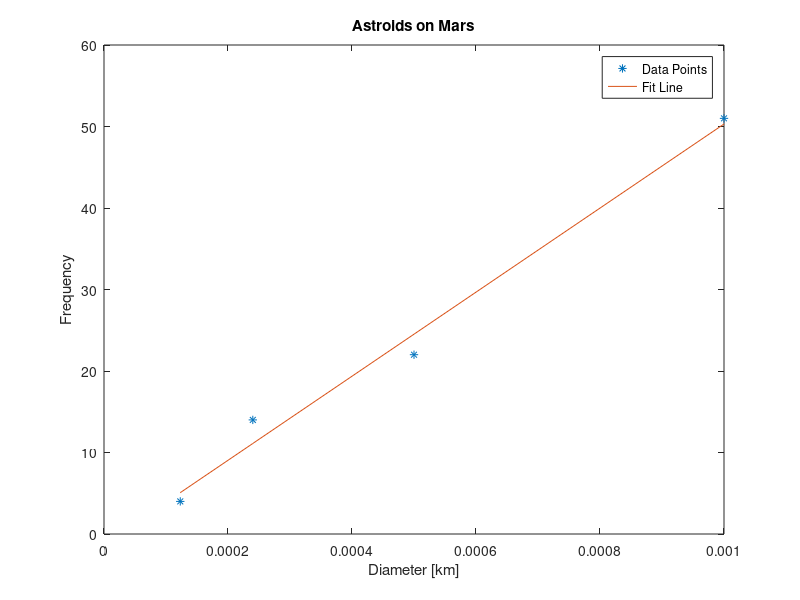

MATLAB code for this plot:
% Author: Ron Guglielmone
% Language: MATLAB R2015
% Date:  Fall 2015
%
% Course: CME100
% School: Stanford University
% Problem Set 4, Problem No. 2
%
% Description:  Fits a line to data
% points that describe the size of craters
% on mars in terms of their diameters.

% Data:
diametersL = [32 45 64 90]; % [m]
recpDiam = [ 0.001 0.0005 0.00024 0.000123]; % [1/m]
x = [0.001 0.0005 0.00024 0.000123];
y = [51 22 14 4];

% Slope for fit:
m = ((x(1)+x(2)+x(3)+x(4)) *...
    (y(1)+y(2)+y(3)+y(4)) -...
    (4*((x(1)*y(1))+(x(2)*y(2))+...
    (x(3)*y(3))+(x(4)*y(4))))) /...
    (((x(1)+x(2)+x(3)+x(4))^2) -...
    4*((x(1)^2)+(x(2)^2)+(x(3)^2)+(x(4)^2)));

% Y-intercept for fit:
b = (1/4) * ((y(1) + y(2) + y(3) + y(4))...
    - m * ((x(1) + x(2) + x(3) + x(4))));

% Line formula:
yfit = m*x + b;

% Plot:
plot(recpDiam, y, '*');
hold on;
plot(recpDiam, yfit);
legend('Data Points', 'Fit Line');
title('Astroids on Mars');
xlabel('Diameter [km]');
ylabel('Frequency');  

